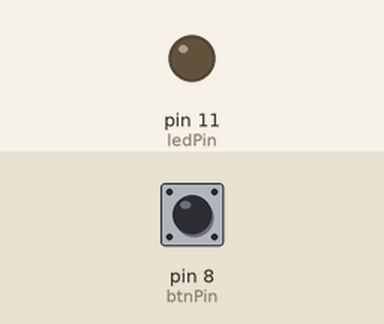
The sketch below on a simulated Arduino Uno, built with avr-gcc and run on an emulated ATmega328P. Parts: output pins drawn as LEDs (lit = HIGH). The test bench sets the inputs (shaded band); at power-on: pin 8 (btnPin) HIGH.

Above: at 1.2 s.
1.3 s: pin 8 (btnPin) pulled LOW for 0.15 s
At 2.5 s:
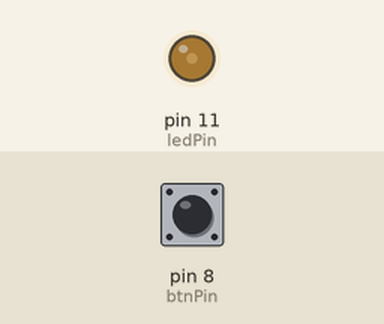
2.9 s: pin 8 (btnPin) pulled LOW for 1 s
At 3.7 s:
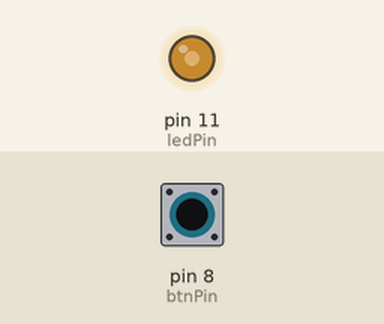
5.4 s: pin 8 (btnPin) pulled LOW for 0.15 s
At 6.8 s:
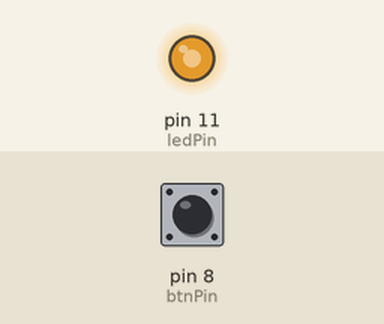
Timing chart, 0 to 8.4 s (numbered marks = the images above; inputs shaded):
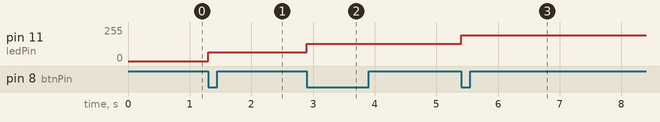

Measured:
- after the input at 1.3 s, pin 11 (ledPin): 0/255 → 64/255 at once
- after the input at 2.9 s, pin 11 (ledPin): 64/255 → 128/255 at once
- after the input at 5.4 s, pin 11 (ledPin): 128/255 → 192/255 at once

The sketch:

LightLevelSwich.ino
```cpp
// (licence header left out)
bool state = false;
bool lastLOW = false;
int ledPin = 11;
int btnPin = 8;
int value = 0;

void setup() {
  pinMode(ledPin, OUTPUT);
  pinMode(btnPin, INPUT_PULLUP);
}

void loop() {
  if(digitalRead(btnPin) == HIGH)
  {
    lastLOW = false;
  }

  if(digitalRead(btnPin) == LOW && !lastLOW)
  {
    state = !state;
    value += 64;
    analogWrite(ledPin, value % 256);
    lastLOW = true;
  }
}
```
